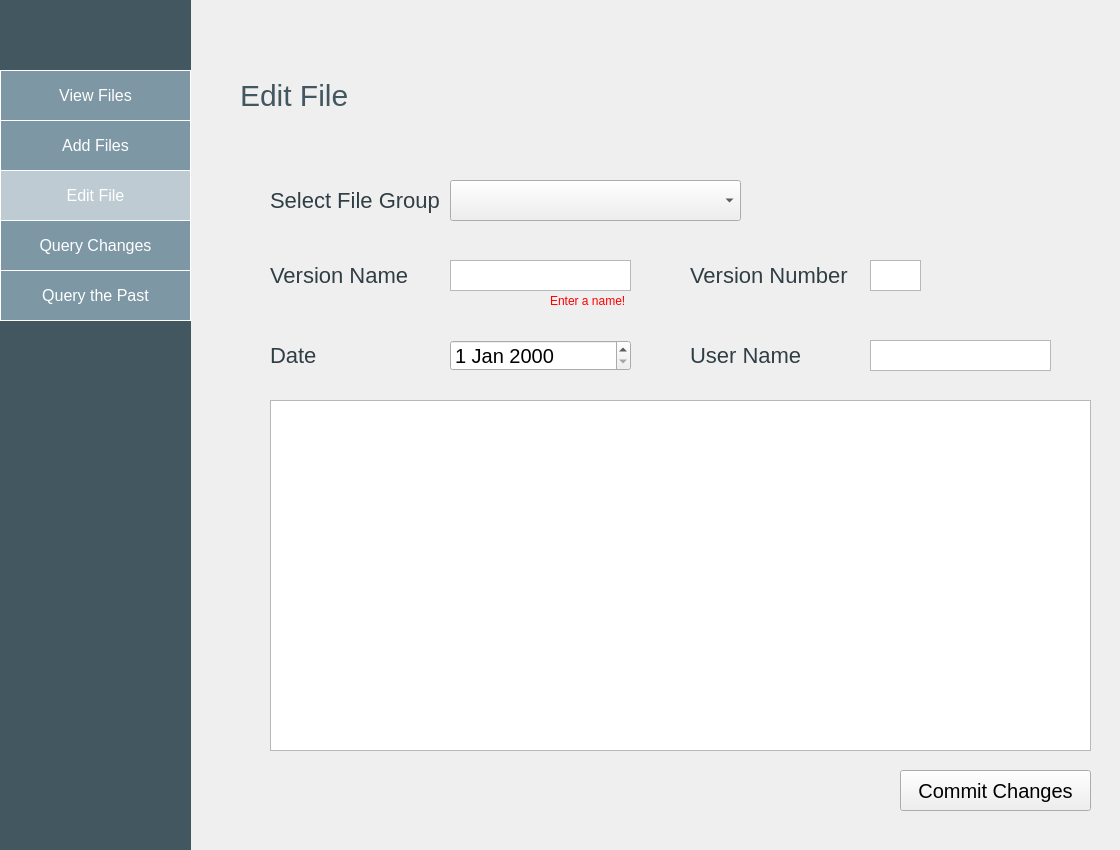
<?xml version="1.0" encoding="UTF-8"?>
<ui version="4.0">
 <class>Dialog</class>
 <widget class="QDialog" name="Dialog">
  <property name="geometry">
   <rect>
    <x>0</x>
    <y>0</y>
    <width>1120</width>
    <height>850</height>
   </rect>
  </property>
  <property name="windowTitle">
   <string>Dialog</string>
  </property>
  <property name="styleSheet">
   <string notr="true">background-color: #rgb(99, 128, 143)</string>
  </property>
  <widget class="QListView" name="listView">
   <property name="geometry">
    <rect>
     <x>0</x>
     <y>0</y>
     <width>191</width>
     <height>851</height>
    </rect>
   </property>
   <property name="styleSheet">
    <string notr="true">background-color: #435761    ;
border: 0px solid black;</string>
   </property>
  </widget>
  <widget class="QPushButton" name="viewFiles">
   <property name="geometry">
    <rect>
     <x>0</x>
     <y>70</y>
     <width>191</width>
     <height>51</height>
    </rect>
   </property>
   <property name="styleSheet">
    <string notr="true">
background-color: #7d97a5 ;
  border: none;
  color: white;
  padding: 15px 32px;
  text-align: center;
  text-decoration: none;
  display: inline-block;
  font-size: 16px;
font-family: helvetica;
border: 1px solid white;

</string>
   </property>
   <property name="text">
    <string>View Files</string>
   </property>
  </widget>
  <widget class="QPushButton" name="addFiles">
   <property name="geometry">
    <rect>
     <x>0</x>
     <y>120</y>
     <width>191</width>
     <height>51</height>
    </rect>
   </property>
   <property name="styleSheet">
    <string notr="true">
background-color: #7d97a5 ;
  border: none;
  color: white;
  padding: 15px 32px;
  text-align: center;
  text-decoration: none;
  display: inline-block;
  font-size: 16px;
font-family: helvetica;
border: 1px solid white;

</string>
   </property>
   <property name="text">
    <string>Add Files</string>
   </property>
  </widget>
  <widget class="QPushButton" name="queryChanges">
   <property name="geometry">
    <rect>
     <x>0</x>
     <y>220</y>
     <width>191</width>
     <height>51</height>
    </rect>
   </property>
   <property name="styleSheet">
    <string notr="true">
background-color: #7d97a5 ;
  border: none;
  color: white;
  padding: 15px 32px;
  text-align: center;
  text-decoration: none;
  display: inline-block;
  font-size: 16px;
font-family: helvetica;
border: 1px solid white;

</string>
   </property>
   <property name="text">
    <string>Query Changes</string>
   </property>
  </widget>
  <widget class="QPushButton" name="queryPast">
   <property name="geometry">
    <rect>
     <x>0</x>
     <y>270</y>
     <width>191</width>
     <height>51</height>
    </rect>
   </property>
   <property name="styleSheet">
    <string notr="true">
background-color: #7d97a5 ;
  border: none;
  color: white;
  padding: 15px 32px;
  text-align: center;
  text-decoration: none;
  display: inline-block;
  font-size: 16px;
font-family: helvetica;
border: 1px solid white;

</string>
   </property>
   <property name="text">
    <string>Query the Past</string>
   </property>
  </widget>
  <widget class="QLabel" name="label">
   <property name="geometry">
    <rect>
     <x>240</x>
     <y>80</y>
     <width>341</width>
     <height>31</height>
    </rect>
   </property>
   <property name="styleSheet">
    <string notr="true">font-family:helvetica;
font-size:30px;
color: #435761  ;</string>
   </property>
   <property name="text">
    <string>Edit File</string>
   </property>
  </widget>
  <widget class="QLabel" name="label_2">
   <property name="geometry">
    <rect>
     <x>270</x>
     <y>170</y>
     <width>191</width>
     <height>61</height>
    </rect>
   </property>
   <property name="styleSheet">
    <string notr="true">color: #303e45 ;
  font-size: 22px;
font-family: helvetica;</string>
   </property>
   <property name="text">
    <string>Select File Group</string>
   </property>
  </widget>
  <widget class="QComboBox" name="comboBox">
   <property name="geometry">
    <rect>
     <x>450</x>
     <y>180</y>
     <width>291</width>
     <height>41</height>
    </rect>
   </property>
   <property name="styleSheet">
    <string notr="true">alternate-background-color: #7d97a5 ;
font-size:14px;
</string>
   </property>
   <item>
    <property name="text">
     <string/>
    </property>
   </item>
  </widget>
  <widget class="QLabel" name="label_5">
   <property name="geometry">
    <rect>
     <x>270</x>
     <y>240</y>
     <width>191</width>
     <height>71</height>
    </rect>
   </property>
   <property name="styleSheet">
    <string notr="true">color: #303e45 ;
  font-size: 22px;
font-family: helvetica;</string>
   </property>
   <property name="text">
    <string>Version Name</string>
   </property>
  </widget>
  <widget class="QTextEdit" name="name">
   <property name="geometry">
    <rect>
     <x>450</x>
     <y>260</y>
     <width>181</width>
     <height>31</height>
    </rect>
   </property>
   <property name="styleSheet">
    <string notr="true">selection-background-color: rgb(125, 151, 165);
alternate-background-color: rgb(125, 151, 165);
font-size: 15px;</string>
   </property>
  </widget>
  <widget class="QLabel" name="label_6">
   <property name="geometry">
    <rect>
     <x>690</x>
     <y>240</y>
     <width>191</width>
     <height>71</height>
    </rect>
   </property>
   <property name="styleSheet">
    <string notr="true">color: #303e45 ;
  font-size: 22px;
font-family: helvetica;</string>
   </property>
   <property name="text">
    <string>Version Number</string>
   </property>
  </widget>
  <widget class="QTextEdit" name="versionNum">
   <property name="geometry">
    <rect>
     <x>870</x>
     <y>260</y>
     <width>51</width>
     <height>31</height>
    </rect>
   </property>
   <property name="styleSheet">
    <string notr="true">selection-background-color: rgb(125, 151, 165);
alternate-background-color: rgb(125, 151, 165);
font-size: 15px;</string>
   </property>
  </widget>
  <widget class="QPushButton" name="commit">
   <property name="geometry">
    <rect>
     <x>900</x>
     <y>770</y>
     <width>191</width>
     <height>41</height>
    </rect>
   </property>
   <property name="styleSheet">
    <string notr="true">font-size: 20px;</string>
   </property>
   <property name="text">
    <string>Commit Changes</string>
   </property>
  </widget>
  <widget class="QLabel" name="label_7">
   <property name="geometry">
    <rect>
     <x>270</x>
     <y>320</y>
     <width>191</width>
     <height>71</height>
    </rect>
   </property>
   <property name="styleSheet">
    <string notr="true">color: #303e45 ;
  font-size: 22px;
font-family: helvetica;</string>
   </property>
   <property name="text">
    <string>Date </string>
   </property>
  </widget>
  <widget class="QDateEdit" name="dateEdit">
   <property name="geometry">
    <rect>
     <x>450</x>
     <y>340</y>
     <width>181</width>
     <height>31</height>
    </rect>
   </property>
   <property name="styleSheet">
    <string notr="true">font-size:20px;</string>
   </property>
  </widget>
  <widget class="QLabel" name="entername1">
   <property name="geometry">
    <rect>
     <x>550</x>
     <y>290</y>
     <width>111</width>
     <height>21</height>
    </rect>
   </property>
   <property name="styleSheet">
    <string notr="true">color:rgb(255, 0, 0)
</string>
   </property>
   <property name="text">
    <string>Enter a name!</string>
   </property>
  </widget>
  <widget class="QTextEdit" name="userField">
   <property name="geometry">
    <rect>
     <x>870</x>
     <y>340</y>
     <width>181</width>
     <height>31</height>
    </rect>
   </property>
   <property name="styleSheet">
    <string notr="true">selection-background-color: rgb(125, 151, 165);
alternate-background-color: rgb(125, 151, 165);
font-size: 15px;</string>
   </property>
  </widget>
  <widget class="QLabel" name="user">
   <property name="geometry">
    <rect>
     <x>690</x>
     <y>320</y>
     <width>191</width>
     <height>71</height>
    </rect>
   </property>
   <property name="styleSheet">
    <string notr="true">color: #303e45 ;
  font-size: 22px;
font-family: helvetica;</string>
   </property>
   <property name="text">
    <string>User Name</string>
   </property>
  </widget>
  <widget class="QPushButton" name="editFile">
   <property name="geometry">
    <rect>
     <x>0</x>
     <y>170</y>
     <width>191</width>
     <height>51</height>
    </rect>
   </property>
   <property name="styleSheet">
    <string notr="true">
background-color: #becbd2  ;
  border: none;
  color: white;
  padding: 15px 32px;
  text-align: center;
  text-decoration: none;
  display: inline-block;
  font-size: 16px;
font-family: helvetica;
border: 1px solid white;

</string>
   </property>
   <property name="text">
    <string>Edit File</string>
   </property>
  </widget>
  <widget class="QTextEdit" name="textEdit">
   <property name="geometry">
    <rect>
     <x>270</x>
     <y>400</y>
     <width>821</width>
     <height>351</height>
    </rect>
   </property>
  </widget>
 </widget>
 <resources/>
 <connections/>
</ui>
